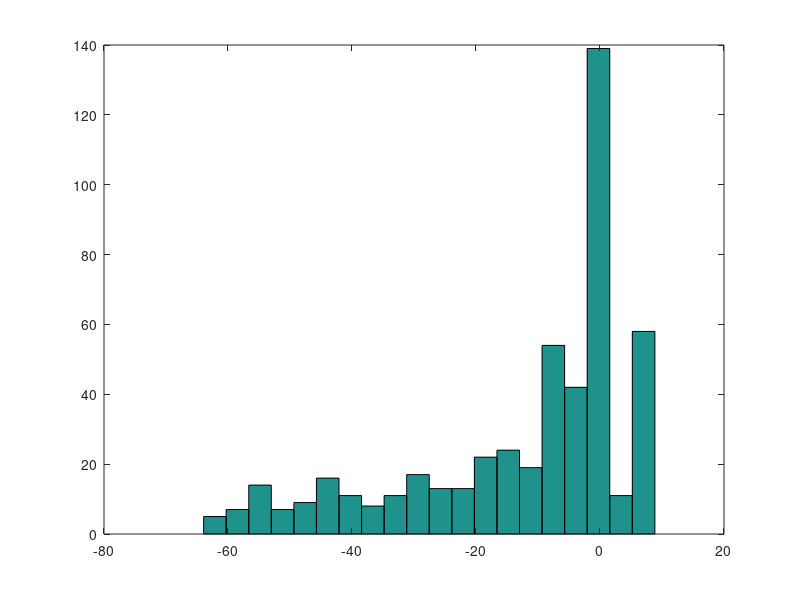

This figure's MATLAB source:
% Generam 500 de valori aleatoare pentru X
X = zeros(500, 1);
for i = 1:500
  % Generam un numar aleatoriu uniform distribuit intre 0 si 1
  r = rand();
  
  % Folosim acest numar pentru a determina care distribuţie trebuie să folosim pentru X
  if r < 0.1
    X(i) = -2;
  elseif r < 0.5
    X(i) = -1;
  elseif r < 0.8
    X(i) = 1;
  else
    X(i) = 2;
  endif
end

% Generam 500 de valori aleatoare pentru Y
Y = -1 + 5 .* rand(500, 1);

% Calculam valorile lui U
U = X.^3 - Y.^3;

disp("a)")
% Generam histograma frecvenţelor absolute pentru U, având 20 de clase
hist(U, 20)

disp("b)")
% Estimam P(U < 0)
p_u_lt_0 = sum(U < 0) / length(U)

% Estimam valoarea medie a lui U
mean_u = mean(U)

% Estimam varianţa lui U
var_u = var(U)

disp("c)")
% Calculam valoarea medie teoretică a lui X^3
mean_x3 = -2 * 0.1 + -1 * 0.4 + 1 * 0.3 + 2 * 0.2
